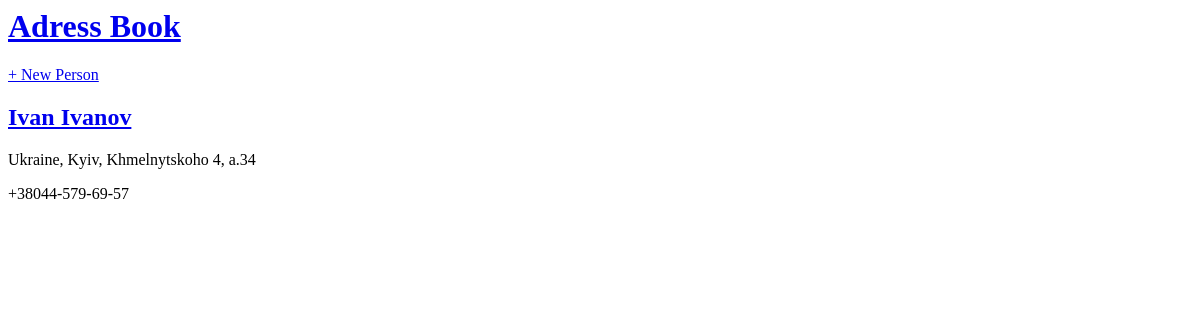
The app's page /, older data.
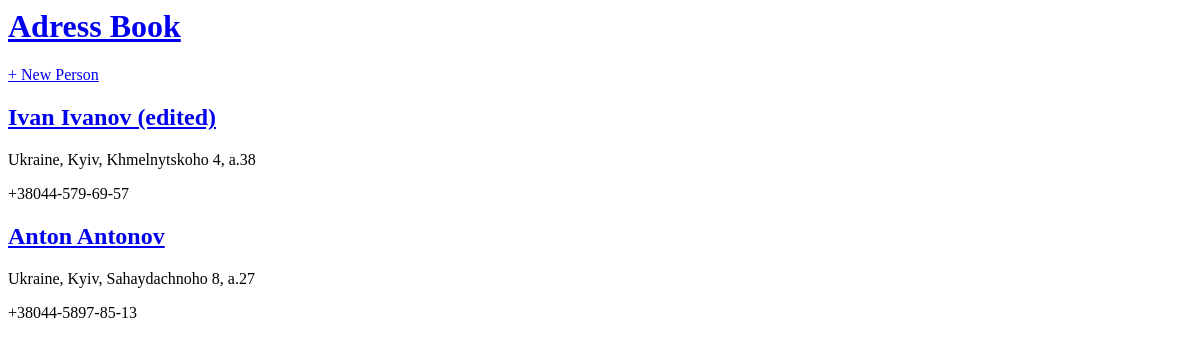
The same page, newer data.
### book/models.py (models this page shows, shortened)
class Person(models.Model):
    name_surname = models.CharField(max_length=200)
    adress = models.TextField()
    phone = models.CharField(max_length=20)

### book/views.py (the view)
# urls.py: path('', PersonListView.as_view(), name='home'),
class PersonListView(ListView):
    model = Person
    template_name = 'home.html'

### templates/home.html
{% extends 'base.html' %}
{% block content %}
    {% for post in object_list %}
        <div class="post-entry">
            <h2><a href="{% url 'detail' post.pk %}">{{ post.name_surname }}</a></h2>
            <p>{{ post.adress }}</p>
            <p>{{ post.phone }}</p>
        </div>
    {% endfor %}
{% endblock content %}

Row changes from the older to the newer data that the page shows:
changed Person: name_surname "Ivan Ivanov" → "Ivan Ivanov (edited)"; adress "Ukraine, Kyiv, Khmelnytskoho 4, a.34" → "Ukraine, Kyiv, Khmelnytskoho 4, a.38"
added Person: name_surname "Anton Antonov", adress "Ukraine, Kyiv, Sahaydachnoho 8, a.27", phone "+38044-5897-85-13"
